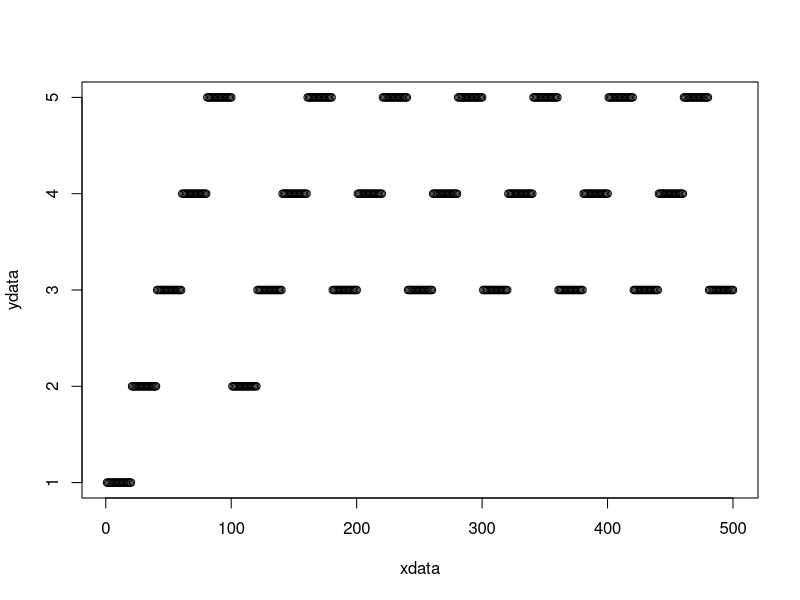

Generate this figure with R:
#this is to simulate the effect of rotations on teh spread of resistnce
#Written by Ian Hastings, but hopefully Andy South will read it, give it a D-, and make the code efficient

#This can run any number of insecticides/loci but at present, input will only allow a maximumum of 5


# <<<<<<<<<<<<<<<first up are user-defined parameters>>>>>>>>>>>
#I will eventually block this out and use a function to generate values from distributions for sensitivity analysis


max_no_generations=500 #the maximum number of mosquito generations to run the simulation
no_insecticides=5 #MAX is 5<<<<the number of insecticides (and hence loci) in the simuation MAX IS 5<<<

rotation_interval=20 #frequency of rotation (in generations) NB if set to zero mean RwR i.e. rotate when resistant
rotation_criterion=0.5 #resistant allele frequency that triggers a RwR change or precludes a insecticide from being rotated in.

migration_rate_intervention=0.01 # migration rate into and out-of the treated area. It is the proportion of the treated population that migrates. We assume that immigration=emigration.
coverage=0.8; # "coverage" of the intervention is defined as the proportion of mosquitoes that are covered by the intervention (and 1-C is the proportion of the population in the untreated refugia).
migration_rate_refugia=migration_rate_intervention*coverage/(1-coverage)

diagnostics=0

#now set up some arrays to hold data. 

array_named <- function(...)  {  
array(0, dim = lengths(list(...)), dimnames = list(...))  
 }  


RAF <- array_named(insecticide=1:no_insecticides, sex=c('male','female'), site=c('intervention','refugia'), gen=1:max_no_generations)
exposure <- array_named(insecticide=1:no_insecticides, sex=c('male','female'), amount=c('none','low', 'high'))
fitness <- array_named(insecticide=1:no_insecticides, genotype=c('SS','SR', 'RR'), amount=c('none','low', 'high'))
results<-array(0, dim=c(max_no_generations, 12))

#now set up some arrays to hold data. Can make some dimensions the number of insecticides but hard-code as 5 meanwhile
#because diretly write to these arrays below and need at least 5. 
#RAF_male_intervention <- array(0, dim=c(5, max_no_generations)); #resistance allele freq in intervention site
#RAF_female_intervention <- array(0, dim=c(5, max_no_generations));
#RAF_male_refugia <- array(0, dim=c(5, max_no_generations)); #resistance allele freq in refugia
#RAF_female_refugia <- array(0, dim=c(5, max_no_generations));
#alpha_male_high <- array(0, dim=5); alpha_male_low <- array(0, dim=5); alpha_male_none <- array(0, dim=5);
#alpha_female_high <- array(0, dim=5); alpha_female_low <- array(0, dim=5); alpha_female_none <- array(0, dim=5);
#z_rr <- array(0, dim=5); h_rr <- array(0, 5);
#w_ss_none <- array(0, dim=5);w_ss_low <- array(0, dim=5);w_ss_high <- array(0, dim=5);
#w_rs_none <- array(0, dim=5);w_rs_low <- array(0, dim=5);w_rs_high <- array(0, dim=5);
#w_rr_none <- array(0, dim=5);w_rr_low <- array(0, dim=5);w_rr_high <- array(0, dim=5);

#now resume entering data
migration_rate_intervention=0.01 # migration rate into and out-of the treated area. It is the proportion of the treated population that migrates. We assume that immigration=emigration.
coverage=0.8; # "coverage" of the intervention is defined as the proportion of mosquitoes that are covered by the intervention (and 1-C is the proportion of the population in the untreated refugia).
migration_rate_refugia=migration_rate_intervention*coverage/(1-coverage)

rotation_interval=20 #frequency of rotation (in generations) NB if set to zero mean RwR i.e. rotate when resistant
rotation_criterion=0.5 #resistant allele frequency that triggers a RwR change or precludes a insecticide from being rotated in.
diagnostics=0

#inital resistance allele frequency (i.e. generation 1) in the intervention and refugia
#locus 1>>
RAF[1, 'male', 'intervention',1]=0.002;  RAF[1, 'female', 'intervention',1]=0.002;
RAF[1, 'male', 'refugia',1]=0.001;       RAF[1, 'female', 'refugia',1]=0.001
#locus 2>>
if(no_insecticides>=2){ #need to avoid exceeding size of the array
RAF[2, 'male', 'intervention',1]=0.001;   RAF[2, 'female', 'intervention',1]=0.001;
RAF[2, 'male', 'refugia',1]=0.001;        RAF[2, 'female', 'refugia',1]=0.001
}
#locus 3>>
if(no_insecticides>=3){
RAF[3, 'male', 'intervention',1]=0.09;  RAF[3, 'female', 'intervention',1]=0.09;
RAF[3, 'male', 'refugia',1]=0.001;       RAF[3, 'female', 'refugia',1]=0.001
}
#locus 4>>
if(no_insecticides>=4){
RAF[4, 'male', 'intervention',1]=0.09;  RAF[4, 'female', 'intervention',1]=0.09;
RAF[4, 'male', 'refugia',1]=0.001;       RAF[4, 'female', 'refugia',1]=0.001
}#locus 5>>
if(no_insecticides>=5){
RAF[5, 'male', 'intervention',1]=0.09; RAF[5, 'female', 'intervention',1]=0.09;
RAF[5, 'male', 'refugia',1]=0.001;      RAF[5, 'female', 'refugia',1]=0.001
}

#exposure patterns for insecticide 1
exposure[1, 'male', 'low'] =0.1; exposure[1, 'male', 'high'] =0.5;
exposure[1, 'male', 'none'] =1-exposure[1, 'male', 'low']-exposure[1, 'male', 'high']; 
exposure[1, 'female', 'low'] =0.1; exposure[1, 'female', 'high'] =0.6;
exposure[1, 'female', 'none'] =1-exposure[1, 'female', 'low']-exposure[1, 'female', 'high']; 
#exposure patterns for insecticide 2
if(no_insecticides>=2){ #need to avoid exceeding size of the array
exposure[2, 'male', 'low'] =0.1; exposure[2, 'male', 'high'] =0.1;
exposure[2, 'male', 'none'] =1-exposure[2, 'male', 'low']-exposure[2, 'male', 'high']; 
exposure[2, 'female', 'low'] =0.1; exposure[2, 'female', 'high'] =0.1;
exposure[2, 'female', 'none'] =1-exposure[2, 'female', 'low']-exposure[2, 'female', 'high']; 
}
#exposure patterns for insecticide 3
if(no_insecticides>=3){
exposure[3, 'male', 'low'] =0.1; exposure[3, 'male', 'high'] =0.1;
exposure[3, 'male', 'none'] =1-exposure[3, 'male', 'low']-exposure[3, 'male', 'high']; 
exposure[3, 'female', 'low'] =0.1; exposure[3, 'female', 'high'] =0.1;
exposure[3, 'female', 'none'] =1-exposure[3, 'female', 'low']-exposure[3, 'female', 'high'];
}
#exposure patterns for insecticide 4
if(no_insecticides>=4){
exposure[4, 'male', 'low'] =0.1; exposure[4, 'male', 'high'] =0.1;
exposure[4, 'male', 'none'] =1-exposure[4, 'male', 'low']-exposure[4, 'male', 'high']; 
exposure[4, 'female', 'low'] =0.1; exposure[4, 'female', 'high'] =0.1;
exposure[4, 'female', 'none'] =1-exposure[4, 'female', 'low']-exposure[4, 'female', 'high'];
}
#exposure patterns for insecticide 5
if(no_insecticides>=5){
exposure[5, 'male', 'low'] =0.1; exposure[5, 'male', 'high'] =0.1;
exposure[5, 'male', 'none'] =1-exposure[5, 'male', 'low']-exposure[5, 'male', 'high']; 
exposure[5, 'female', 'low'] =0.1; exposure[5, 'female', 'high'] =0.1;
exposure[5, 'female', 'none'] =1-exposure[5, 'female', 'low']-exposure[5, 'female', 'high'];
}




#genetic data for locus 1
fitness[1, 'SS', 'none']=0.1; fitness[1, 'SS', 'low']=0.3; fitness[1, 'SS', 'high']=0.3;
fitness[1, 'SR', 'none']=0.1; fitness[1, 'SR', 'low']=0.7; fitness[1, 'SR', 'high']=0.7;
fitness[1, 'RR', 'none']=0.1; fitness[1, 'RR', 'low']=0.9; fitness[1, 'RR', 'high']=0.9;
#genetic data for locus 2
if(no_insecticides>=2){
fitness[2, 'SS', 'none']=0.3; fitness[2, 'SS', 'low']=0.3; fitness[2, 'SS', 'high']=0.3;
fitness[2, 'SR', 'none']=0.3; fitness[2, 'SR', 'low']=0.8; fitness[2, 'SR', 'high']=0.8;
fitness[2, 'RR', 'none']=0.3; fitness[2, 'RR', 'low']=0.9; fitness[2, 'RR', 'high']=0.9;
}
#genetic data for locus 3
if(no_insecticides>=3){
fitness[3, 'SS', 'none']=0.3; fitness[3, 'SS', 'low']=0.3; fitness[3, 'SS', 'high']=0.3;
fitness[3, 'SR', 'none']=0.3; fitness[3, 'SR', 'low']=0.3; fitness[3, 'SR', 'high']=0.3;
fitness[3, 'RR', 'none']=0.3; fitness[3, 'RR', 'low']=0.3; fitness[3, 'RR', 'high']=0.3;
}
#genetic data for locus 4
if(no_insecticides>=4){
fitness[4, 'SS', 'none']=0.3; fitness[4, 'SS', 'low']=0.3; fitness[4, 'SS', 'high']=0.3;
fitness[4, 'SR', 'none']=0.3; fitness[4, 'SR', 'low']=0.3; fitness[4, 'SR', 'high']=0.3;
fitness[4, 'RR', 'none']=0.3; fitness[4, 'RR', 'low']=0.3; fitness[4, 'RR', 'high']=0.3;
}#genetic data for locus 5
if(no_insecticides>=5){
fitness[5, 'SS', 'none']=0.3; fitness[5, 'SS', 'low']=0.3; fitness[5, 'SS', 'high']=0.3;
fitness[5, 'SR', 'none']=0.3; fitness[5, 'SR', 'low']=0.3; fitness[5, 'SR', 'high']=0.3;
fitness[5, 'RR', 'none']=0.3; fitness[5, 'RR', 'low']=0.3; fitness[5, 'RR', 'high']=0.3;
}

# <<<<<<<<<<<<< end of user-defined variable >>>>>>>>>>>>>>>>>>>>>>>>

################### now to check input value are sensible, lie within their limits, etc #######################################

#>>>Now check that exposure(none) is not less than zero
for(temp_int in 1:no_insecticides){
  if (exposure[temp_int, 'male', 'none']<0) message(sprintf("warning from calibration: male exposure to no insecticide %d is <0\n", temp_int)) 
  if (exposure[temp_int, 'female', 'none']<0) message(sprintf("warning from calibration: female exposure to no insecticide %d is <0\n", temp_int)) 
}

if(migration_rate_intervention>(1-coverage)){
message(sprintf("warning from calibration: migration rate in/out of intervenation exceed 1 minus coverage\n"))   
}




#>>>>>>>> now to run the simulations <<<<<<<<<<<<<<<<<<<<<<<<<<<

current_insecticide=1 #usually start the rotation sequence at #1 but can specify any one start
next_insecticide_found=1
change_insecticide=0;
rotation_count=1

results[1,1]=1; results[1,2]=current_insecticide;

for(gen in 2:max_no_generations)
{ #start at generation 2 because generation 1 holds the user-defined initial allele frequenciess
  

for(insecticide in 1:no_insecticides){

#first the intervention site  
 if(insecticide==current_insecticide){ #i.e. insecticide selection taking place
   
   coeff_1=
     (RAF[insecticide, 'male', 'intervention',gen-1]*(1-RAF[insecticide, 'female', 'intervention',gen-1])+
     (1-RAF[insecticide, 'male','intervention',gen-1])*RAF[insecticide, 'female', 'intervention',gen-1])*0.5

   coeff_2=
     exposure[insecticide, 'male', 'none']*fitness[insecticide, 'SR', 'none']+
     exposure[insecticide, 'male', 'low']*fitness[insecticide, 'SR', 'low']+
     exposure[insecticide, 'male', 'high']*fitness[insecticide, 'SR', 'high']
    
   coeff_3=
     exposure[insecticide, 'female', 'none']*fitness[insecticide, 'SR', 'none']+
     exposure[insecticide, 'female', 'low']*fitness[insecticide, 'SR', 'low']+
     exposure[insecticide, 'female', 'high']*fitness[insecticide, 'SR', 'high']
  
#Eqn 4: first the male resistant alleles>>
  temp_coeff=
    exposure[insecticide, 'male', 'none']*fitness[insecticide, 'RR', 'none']+
    exposure[insecticide, 'male', 'low']*fitness[insecticide, 'RR', 'low']+
    exposure[insecticide, 'male', 'high']*fitness[insecticide, 'RR', 'high']
      
  F_male_r_intervention=
    RAF[insecticide, 'male', 'intervention', gen-1]*RAF[insecticide, 'female', 'intervention', gen-1]*temp_coeff+
    coeff_1*coeff_2
  
  #Eqn 5: now the male sensitive alleles>> 
  temp_coeff=
    exposure[insecticide, 'male', 'none']*fitness[insecticide, 'SS', 'none']+
    exposure[insecticide, 'male', 'low']*fitness[insecticide, 'SS', 'low']+
    exposure[insecticide, 'male', 'high']*fitness[insecticide, 'SS', 'high']
   
F_male_s_intervention=
(1-RAF[insecticide, 'male', 'intervention',gen-1])*(1-RAF[insecticide, 'female', 'intervention', gen-1])*temp_coeff+
coeff_1*coeff_2

#now normalise the male gamete frequencies and store the results
norm_coeff=F_male_r_intervention+F_male_s_intervention
RAF[insecticide, 'male', 'intervention', gen]=F_male_r_intervention/norm_coeff

    
  #now the female resistant alleles>>
  temp_coeff=
    exposure[insecticide, 'female', 'none']*fitness[insecticide, 'RR', 'none']+
    exposure[insecticide, 'female', 'low']*fitness[insecticide, 'RR', 'low']+
    exposure[insecticide, 'female', 'high']*fitness[insecticide, 'RR', 'high']
 
  F_female_r_intervention=
  RAF[insecticide, 'male', 'intervention', gen-1]*RAF[insecticide, 'female', 'intervention',gen-1]*temp_coeff+
    coeff_1*coeff_3
  
  #now the female sensitive alleles>> 
  temp_coeff=
    exposure[insecticide, 'female', 'none']*fitness[insecticide, 'SS', 'none']+
    exposure[insecticide, 'female', 'low']*fitness[insecticide, 'SS', 'low']+
    exposure[insecticide, 'female', 'high']*fitness[insecticide, 'SS', 'high']
      
 F_female_s_intervention=
(1-RAF[insecticide, 'male', 'intervention', gen-1])*(1-RAF[insecticide, 'female', 'intervention',gen-1])*temp_coeff+
coeff_1*coeff_3 

 
  #now normalise the female gamete frequencies and store the results
  norm_coeff=F_female_r_intervention+F_female_s_intervention
  RAF[insecticide, 'female', 'intervention', gen]=F_female_r_intervention/norm_coeff
  
  if(diagnostics==1) message(sprintf("generation %d: just completed insecticide selection for locus/insecticide %d\n", gen, insecticide))
  
  
} #end of loop that deals with this insecticide if it is being deployed
  
 else{ #i.e no selection for this insecticide in the intervention site
   #first the coefficient for heterozygotes common to equations 2 and 3
   temp_coeff=
     (RAF[insecticide, 'male', 'intervention',gen-1]*(1-RAF[insecticide, 'female', 'intervention',gen-1])+
     RAF[insecticide, 'female', 'intervention',gen-1]*(1-RAF[insecticide, 'male', 'intervention',gen-1]))*
     0.5*fitness[insecticide, 'SR', 'none']
                
   
#now the resistant and sensitive frequencies in untreated areas  
   F_male_r_intervention=RAF[insecticide, 'male', 'intervention',gen-1]*RAF[insecticide, 'female', 'intervention', gen-1]*fitness[insecticide, 'RR', 'none']+temp_coeff
   F_male_s_intervention=(1-RAF[insecticide, 'male', 'intervention',gen-1])*(1-RAF[insecticide, 'female', 'intervention',gen-1])*fitness[insecticide, 'SS', 'none']+temp_coeff
   #now to normalise them
   norm_coeff= F_male_r_intervention+F_male_s_intervention
   RAF[insecticide, 'male', 'intervention', gen]=F_male_r_intervention/norm_coeff
  

#same allele frequencies in both sexes if no differential exposure so 
   RAF[insecticide, 'female', 'intervention', gen]=RAF[insecticide, 'male', 'intervention', gen]
  if(diagnostics==1) message(sprintf("generation %d: just completed natural selection against locus %d in intervention site\n", gen, insecticide))   
      
 
   } #end of code for insecticides that are not being deployed  in the intervention site
    
#now for the refugia
  #first the coefficient for heterozygotes common to equations 2 and 3
  temp_coeff=(RAF[insecticide, 'male', 'refugia',gen-1]*(1-RAF[insecticide, 'female', 'refugia',gen-1])+
                RAF[insecticide, 'female', 'refugia',gen-1]*(1-RAF[insecticide, 'male','refugia',gen-1]))*
    0.5*fitness[insecticide, 'SR', 'none']
  
 
   #now the resistant and sensitive frequencies   
  F_male_r_refugia=RAF[insecticide, 'male', 'refugia',gen-1]*RAF[insecticide, 'female', 'refugia',gen-1]*
    fitness[insecticide, 'RR', 'none']+temp_coeff
  F_male_s_refugia=(1-RAF[insecticide, 'male', 'refugia',gen-1])*(1-RAF[insecticide, 'female', 'refugia', gen-1])*
    fitness[insecticide, 'SS', 'none']+temp_coeff 
  
  #now to normalise them and store the results
  norm_coeff= F_male_r_refugia+F_male_s_refugia
  RAF[insecticide, 'male', 'refugia', gen]=F_male_r_refugia/norm_coeff
  #same allele frequencies in both sexes if no differential selection so
  RAF[insecticide, 'female', 'refugia', gen]=RAF[insecticide, 'male', 'refugia', gen]
  
  if(diagnostics==1) message(sprintf("generation %d: just completed natural selection against locus %d in refugia\n", gen, insecticide))
  
}   #end of cycling insecticides

  
#now for migration between refugia and intervention site

for(temp_int in 1:no_insecticides){ 
    
 fem_intervention=
   (1-migration_rate_intervention)*RAF[temp_int, 'female', 'intervention', gen]+
   migration_rate_intervention*RAF[temp_int, 'female', 'refugia', gen]
  
 male_intervention=
   (1-migration_rate_intervention)*RAF[temp_int, 'male', 'intervention', gen]+
   migration_rate_intervention*RAF[temp_int, 'male', 'refugia', gen]
 
 fem_refugia=
   (1-migration_rate_refugia)*RAF[temp_int, 'female', 'refugia', gen]+
   migration_rate_refugia*RAF[temp_int, 'female', 'intervention', gen]
 
 male_refugia=
   (1-migration_rate_refugia)*RAF[temp_int, 'male', 'refugia', gen]+
   migration_rate_refugia*RAF[temp_int, 'male', 'intervention', gen]
 
RAF[temp_int, 'female', 'intervention', gen]=fem_intervention
RAF[temp_int, 'male', 'intervention', gen]=male_intervention 
RAF[temp_int, 'female', 'refugia', gen]=fem_refugia
RAF[temp_int, 'male', 'refugia', gen]=male_refugia

 } #end of cycling migration for each insecticide
  
  
#now to find if we need to switch current insecticide
  if(rotation_interval==0){  #i.e.  its a RwR policy:
        if(RAF[current_insecticide, 'female','intervention', gen] > rotation_criterion) change_insecticide=1
        #message(sprintf("confirm. RAF=%f, change_insecticide=%d \n", RAF[current_insecticide, 'female','intervention', gen], change_insecticide))
        }  
  
if(rotation_interval!=0){ #i.e. if freq_rotation>0 then its a policy of routine, periodic rotation
#NOTE. At the moment if all but one of the insecticides are over the thereshold frequency, the one under the threshold
#will be repeatedly deployed. For example, if there are 3 insecticides and rotation is every 10 generations. 
#if #3 is being deployed and due to rotate out at generetion 100: if only #3 is under the threshold
#it will not rotate out, but will continue to be used util the next scheduled rotation at which point
  #(a) it will continue to be use if it is the only one below the threshold 
  #(b) it will be replaced if one of the other insecticides is now below the threshold due to fitness effects or migration
  #(c) the simulation will terminate if all insecticides exceed the threshold
    
if (rotation_count!=rotation_interval) rotation_count=rotation_count+1
else change_insecticide=1 #i.e. its time to rotate so need to identify the next insecticide in the rotation
}
  
if(change_insecticide==1){
rotation_count=1; next_insecticide_found=0; candidate=current_insecticide 
            
for(temp_int in 1:no_insecticides){
  if(candidate==no_insecticides) candidate=1 else candidate=candidate+1 
  if(RAF[candidate, 'female','intervention', gen]<rotation_criterion){
    message(sprintf("generation %d, switching from insecticide %d to insecticide %d; RAF are %f and %f respectively\n",
                    gen, current_insecticide, candidate,
                    RAF[current_insecticide, 'female','intervention', gen], RAF[candidate, 'female','intervention', gen]))
    next_insecticide_found=1; current_insecticide=candidate; change_insecticide=0
      }
if(next_insecticide_found==1) break
} #end of temp_int loop
} #end of loop to try and change insecticide i.e. the "if(change_insecticide==1)" lopp

#now to store some results for ease of plotting (see later) before potentially terminating the simulation
results[gen,1]=gen; results[gen,2]=current_insecticide
  

if(next_insecticide_found==0){
message(sprintf("simulation terminating at generation %d because all RAFs above threshold of %f\n", gen,  rotation_criterion))
  for(temp_int in 1:no_insecticides){
    message(sprintf("frequency of resistance in females to insecticide %d is %f\n", temp_int, RAF[temp_int, 'female','intervention', gen]))  
  }
break #breaks out of looping generations and terminates the simulation
}    
  
 } #end of cycle running the gens up to max_no_generations
  
#****************************************************************  
 # NOW collate the data and draw plots

for(temp_int in 1:max_no_generations){
#results[temp_int,3]=RAF[1, 'female','intervention', temp_int]
results[temp_int,3]=0.5*(RAF[1, 'male','intervention', temp_int]+RAF[1, 'female','intervention', temp_int]) #locus 1
results[temp_int,4]=0.5*(RAF[1, 'male','refugia', temp_int]+RAF[1, 'female','refugia', temp_int]) #locus 1
if(no_insecticides>=2){
results[temp_int,5]=0.5*(RAF[2, 'male','intervention', temp_int]+RAF[2, 'female','intervention', temp_int]) #locus 2
results[temp_int,6]=0.5*(RAF[2, 'male','refugia', temp_int]+RAF[2,'female','refugia', temp_int]) #locus 2
}
if(no_insecticides>=3){
results[temp_int,7]=0.5*(RAF[3, 'male','intervention', temp_int]+RAF[3, 'female','intervention', temp_int]) #locus 3
results[temp_int,8]=0.5*(RAF[3, 'male','refugia', temp_int]+RAF[3, 'female','refugia', temp_int]) #locus 3
}
if(no_insecticides>=4){
results[temp_int,9]=0.5*(RAF[4, 'male','intervention', temp_int]+RAF[4, 'female','intervention', temp_int]) #locus 4
results[temp_int,10]=0.5*(RAF[4, 'male','refugia', temp_int]+RAF[4,'female','refugia', temp_int]) #locus 4
}
if(no_insecticides>=5){
results[temp_int,11]=0.5*(RAF[5, 'male','intervention', temp_int]+RAF[5, 'female','intervention', temp_int]) #locus 5
results[temp_int,12]=0.5*(RAF[5, 'male','refugia', temp_int]+RAF[5, 'female','refugia', temp_int]) #locus 5
}
} #end of temp_int loop



xdata<-results[,1]
ydata<-results[,2]
plot(xdata, ydata) 
#plot(results[1], results[2])
